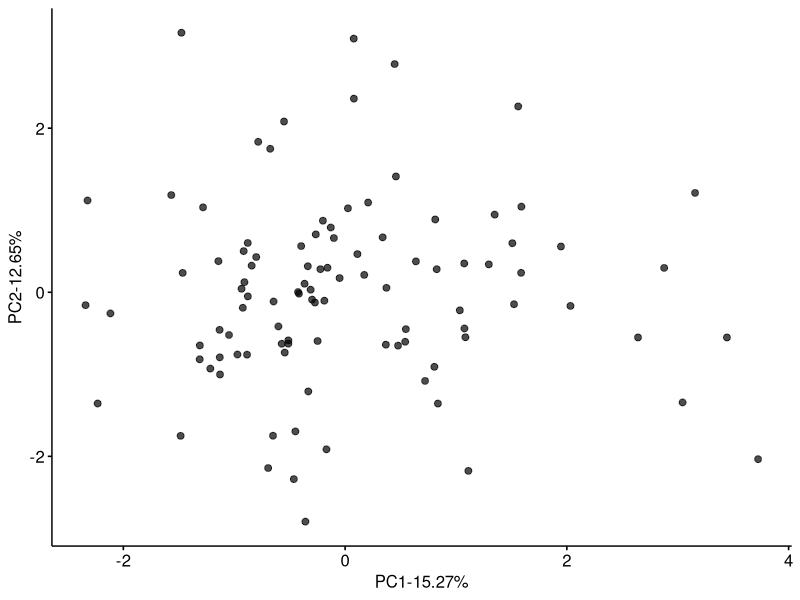

Generate this figure with R:
## ---- chunk 1
knitr::opts_chunk$set(echo = TRUE, message = F)
## ---- chunk 2
library(vegan)
library(tidyverse)
library(ggpubr)
## ---- chunk 3
# create a fake counts matrix, rows: features; columns: samples
set.seed(2)
dat <- c(rep(0, 100), 100 * rgamma(900, shape = 1, rate = 2))
cts <- matrix(data = sample(dat, size = 1000, replace = F),
              nrow = 10,
              ncol = 100)

# log transform the counts (add a pseudo count)
cts_log <- log2(cts + 0.1)


# use the prcomp function (stands for principle components) to do the PCA, for the param center and scale please refer to the function's help page:
# center: a logical value indicating whether the variables should be shifted to be zero centered.
# scale: a logical value indicating whether the variables should be scaled to have unit variance before the analysis takes place. The default is FALSE for consistency with S, but in general scaling is advisable. 
# IMPORTANT: need to transpose the matrix to make samples as the rows
pca_res <- prcomp(t(cts_log), center = TRUE, scale. = TRUE)

# look at the summary of the results, "Proportion of Variance" is what we want to annotate to the axis
summary(pca_res)

# or we can calculate the Proportion of Variance by hand and convert to percentage
percent_var <- round(pca_res$sdev^2/sum(pca_res$sdev^2)*100, 2)


# plot 
pca_res$x %>% 
  as.data.frame() %>% 
  ggscatter(x = 'PC1', y = 'PC2', alpha = 0.7,
            xlab = str_glue("PC1-{percent_var[1]}%"),
            ylab = str_glue("PC2-{percent_var[2]}%"))
